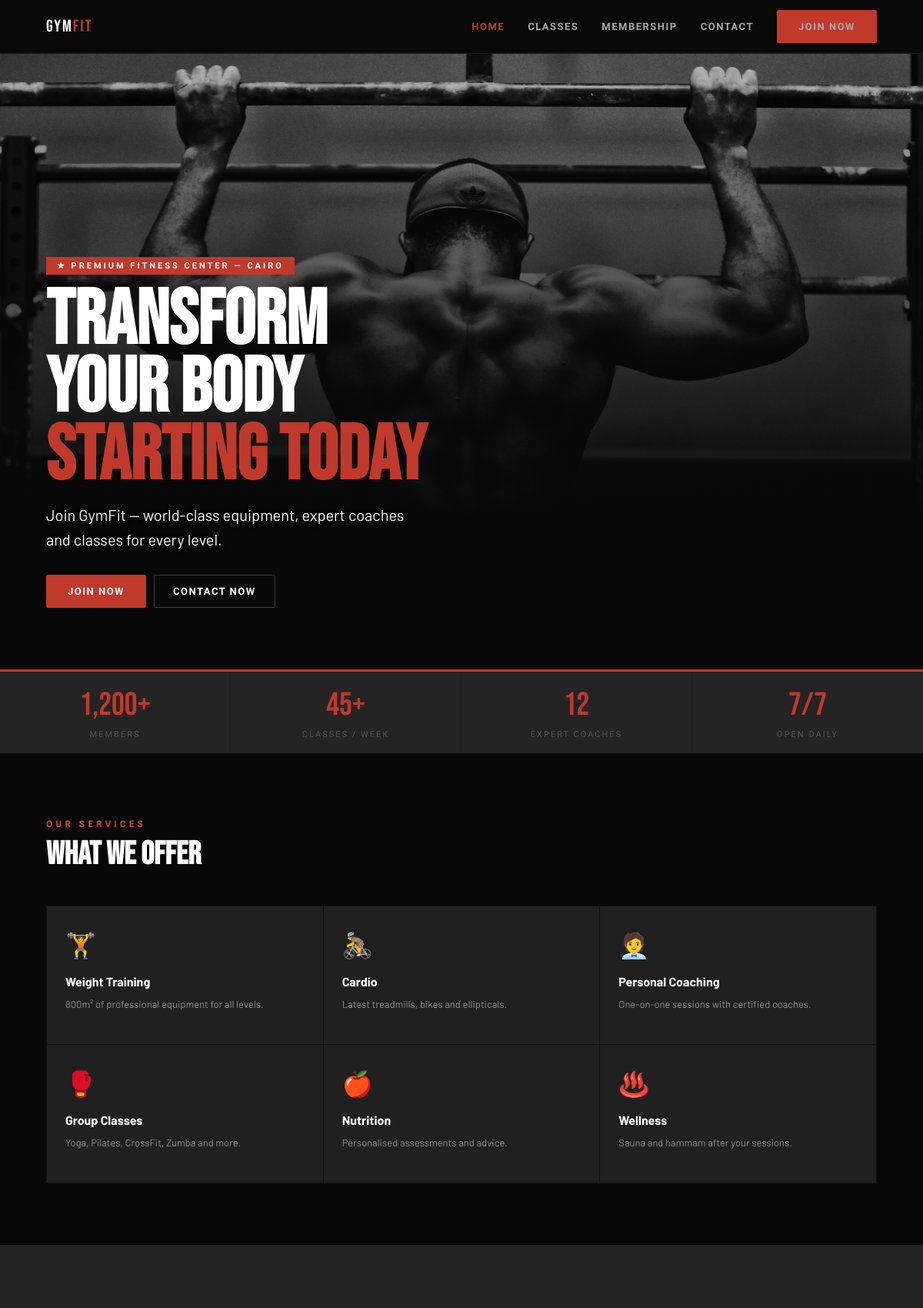
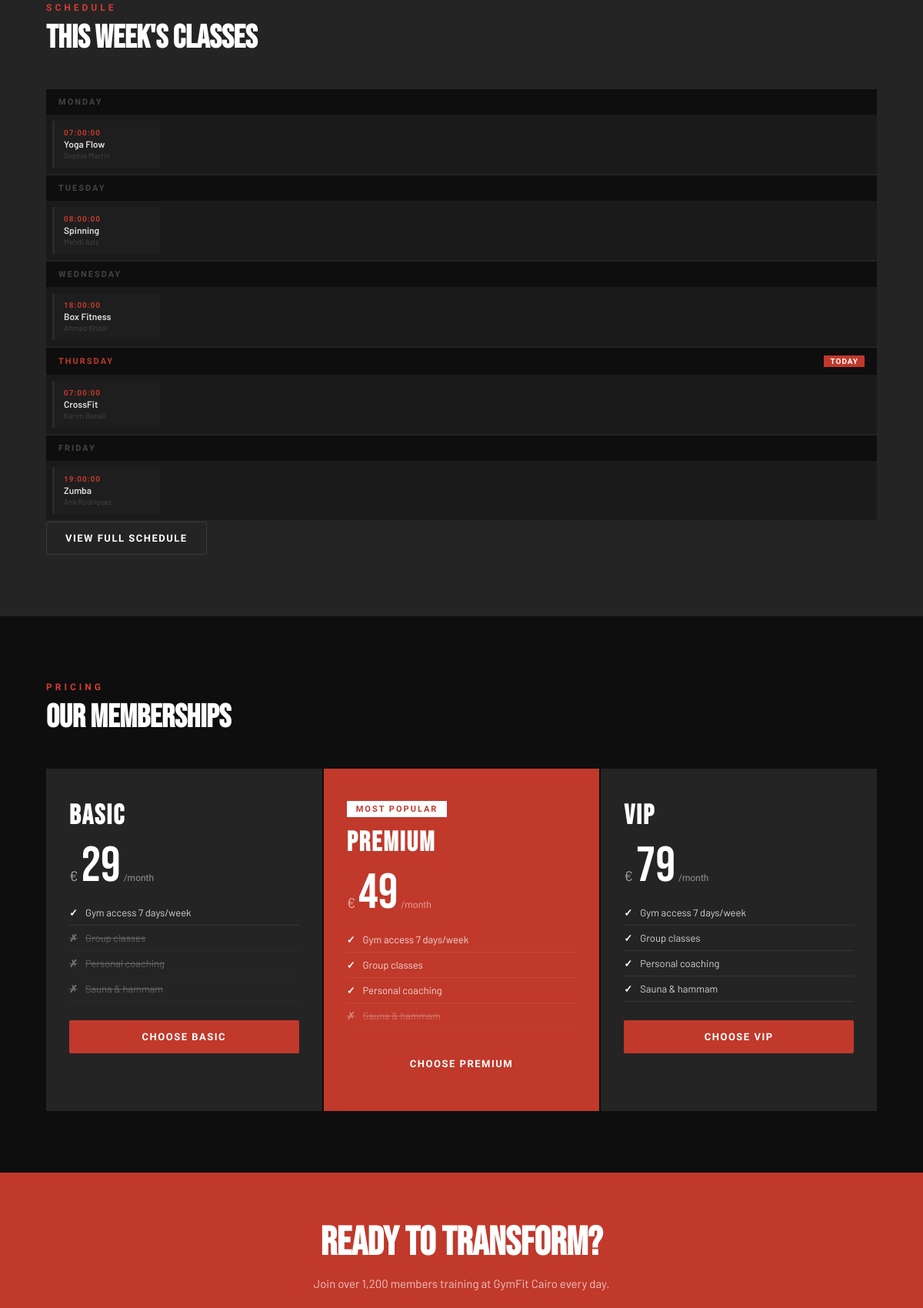
The page / (upper part) on the database its author committed (2 pictures, top to bottom).
### tables this page shows
CREATE TABLE IF NOT EXISTS courses (
    id_class     INT          AUTO_INCREMENT PRIMARY KEY,
    name         VARCHAR(100) NOT NULL,
    type         VARCHAR(50),
    level        VARCHAR(50),
    coach        VARCHAR(100),
    day          VARCHAR(20),
    start_time   TIME,
    end_time     TIME,
    max_capacity INT          DEFAULT 20
);

CREATE TABLE IF NOT EXISTS subscriptions (
    id_subscription  INT           AUTO_INCREMENT PRIMARY KEY,
    name             VARCHAR(50)   NOT NULL,
    monthly_price    DECIMAL(10,2) NOT NULL,
    description      TEXT,
    class_access     BOOLEAN       DEFAULT FALSE,
    coaching_access  BOOLEAN       DEFAULT FALSE,
    sauna_access     BOOLEAN       DEFAULT FALSE
);

### app/controllers/AbstractController.php (called while the page is built, shortened)
 <?php
abstract class AbstractController
{
protected function render(string $view, array $data = []): void
{
    require __DIR__ . '/../Views/' . $view . '.phtml';
}
}

### app/controllers/HomeController.php (called while the page is built, shortened)
<?php
class HomeController extends AbstractController
{
    public function index(): void
    {
        $days  = ['Monday','Tuesday','Wednesday','Thursday','Friday'];
        $today = date('l');
        $courseManager       = new CourseManager();
        $subscriptionManager = new SubscriptionManager();
        $coursesByDay = [];
        foreach ($days as $day) {
            $dayCourses = $courseManager->findByDay($day);
            if (!empty($dayCourses)) {
                $coursesByDay[$day] = $dayCourses;
            }
        }
        $this->render('home', [
            'title'         => 'GymFit — Premium Fitness Cairo',
            'coursesByDay'  => $coursesByDay,
            'today'         => $today,
            'subscriptions' => $subscriptionManager->findAll()
        ]);
    }
}

### index.php (called while the page is built, shortened)
<?php
$router = new Router();
$router->handleRequest($_GET);

### app/managers/AbstractManager.php (called while the page is built, shortened)
<?php
abstract class AbstractManager
{
    public function __construct()
    {
        try {
            $connexion = "mysql:host=".$_ENV["DB_HOST"].";port=3306;charset=".$_ENV["DB_CHARSET"].";dbname=".$_ENV["DB_NAME"];
            $this->db = new PDO(
                $connexion,
                $_ENV["DB_USER"],
                $_ENV["DB_PASSWORD"]
            );
        }catch (PDOException $e){
            die('Connexion échouée : ' . $e->getMessage());
        }
    }
}

### app/managers/CourseManager.php (called while the page is built, shortened)
<?php
class CourseManager extends AbstractManager
{
    public function findByDay(string $day): array
    {
        $query = $this->db->prepare(
            'SELECT * FROM courses WHERE day = :day ORDER BY start_time'
        );
        $query->execute(['day' => $day]);
        $rows = $query->fetchAll(PDO::FETCH_ASSOC);
        $courses = [];
        foreach ($rows as $row) {
            $course = new Course(
                $row['name'],
                $row['type'],
                $row['level'],
                $row['coach'],
                $row['day'],
                $row['start_time'],
                $row['end_time'],
                $row['max_capacity'],
                $row['id_class']
            );
            $courses[] = $course;
        }
        return $courses;
    }
}

### app/models/Course.php (called while the page is built, shortened)
<?php
class Course {
    public function getName(): string {
        return $this->name;
    }
    public function getCoach(): string {
        return $this->coach;
    }
    public function getStartTime(): string {
        return $this->startTime;
    }
}

### app/managers/SubscriptionManager.php (called while the page is built, shortened)
<?php
class SubscriptionManager extends AbstractManager
{
    public function findAll(): array
    {
        $query = $this->db->prepare(
            'SELECT * FROM subscriptions ORDER BY monthly_price'
        );
        $query->execute();
        $rows = $query->fetchAll(PDO::FETCH_ASSOC);
        $subscriptions = [];
        foreach ($rows as $row) {
            $subscription = new Subscription(
                $row['name'],
                $row['monthly_price'],
                $row['class_access'],
                $row['coaching_access'],
                $row['sauna_access'],
                $row['description'],
                $row['id_subscription']
            );
            $subscriptions[] = $subscription;
        }
        return $subscriptions;
    }
}

### app/models/Subscription.php (called while the page is built, shortened)
<?php
class Subscription {
    public function getName(): string {
        return $this->name;
    }
    public function getMonthlyPrice(): float {
        return $this->monthlyPrice;
    }
    public function hasClassAccess(): bool {
        return $this->classAccess;
    }
    public function hasCoachingAccess(): bool {
        return $this->coachingAccess;
    }
    public function hasSaunaAccess(): bool {
        return $this->saunaAccess;
    }
}

### app/views/home.phtml (the view, shortened to what this page needs)
<?php require_once __DIR__ . '/layout/header.phtml'; ?>
<?php
$today         = $data['today']         ?? date('l');
$coursesByDay  = $data['coursesByDay']  ?? [];
$subscriptions = $data['subscriptions'] ?? [];
?>
<section class="hero">
    <img src="public/assets/img/hero-gym2.webp" alt="Gym training session" class="hero-img">
    <div class="hero-content">
        <p class="hero-tag">★ Premium Fitness Center — Cairo</p>
        <h1 class="hero-title">
            Transform<br>Your Body
            <em>Starting Today</em>
        </h1>
        <p class="hero-sub">
            Join GymFit — world-class equipment, expert coaches
            and classes for every level.
        </p>
        <div class="hero-btns">
            <a href="index.php?route=register" class="btn-red">Join Now</a>
            <a href="index.php?route=contact" class="btn-outline">Contact Now</a>
        </div>
    </div>
</section>
    <section class="stats-bar" aria-label="Gym statistics">
    <div class="stat">
        <span class="stat-n">1,200+</span>
        <span class="stat-l">Members</span>
    </div>
    <div class="stat">
        <span class="stat-n">45+</span>
        <span class="stat-l">Classes / Week</span>
    </div>
    <div class="stat">
        <span class="stat-n">12</span>
        <span class="stat-l">Expert Coaches</span>
    </div>
    <div class="stat">
        <span class="stat-n">7/7</span>
        <span class="stat-l">Open Daily</span>
    </div>
</section>
    <section class="services-section" aria-label="Gym services">
        <span class="sec-tag">Our Services</span>
        <h2 class="sec-title">What We Offer</h2>
        <ul class="services-grid">
            <li class="service-card">
                <span class="service-ico" aria-hidden="true">🏋️</span>
                <h3 class="service-name">Weight Training</h3>
                <p class="service-desc">800m² of professional equipment for all levels.</p>
            </li>
            <li class="service-card">
                <span class="service-ico" aria-hidden="true">🚴</span>
                <h3 class="service-name">Cardio</h3>
                <p class="service-desc">Latest treadmills, bikes and ellipticals.</p>
            </li>
            <li class="service-card">
                <span class="service-ico" aria-hidden="true">🧑‍💼</span>
                <h3 class="service-name">Personal Coaching</h3>
                <p class="service-desc">One-on-one sessions with certified coaches.</p>
            </li>
            <li class="service-card">
                <span class="service-ico" aria-hidden="true">🥊</span>
                <h3 class="service-name">Group Classes</h3>
                <p class="service-desc">Yoga, Pilates, CrossFit, Zumba and more.</p>
            </li>
            <li class="service-card">
                <span class="service-ico" aria-hidden="true">🍎</span>
                <h3 class="service-name">Nutrition</h3>
                <p class="service-desc">Personalised assessments and advice.</p>
            </li>
            <li class="service-card">
                <span class="service-ico" aria-hidden="true">♨️</span>
                <h3 class="service-name">Wellness</h3>
                <p class="service-desc">Sauna and hammam after your sessions.</p>
            </li>
        </ul>
    </section>
    <section class="planning-section">
        <p class="sec-tag">Schedule</p>
        <h2 class="sec-title">This Week's Classes</h2>
        <?php foreach ($coursesByDay as $day => $dayCourses): ?>
            <div class="day-block">
                <h3 class="day-hd <?= $day === $today? 'today' : '' ?>">
                    <span><?= htmlspecialchars($day) ?></span>
                    <?php if ($day === $today): ?>
                        <span class="today-badge">Today</span>
                    <?php endif; ?>
                </h3>
                <div class="slots-row">
                    <?php foreach ($dayCourses as $course): ?>
                        <div class="slot">
                            <div class="slot-t">
                                <?= htmlspecialchars($course->getStartTime()) ?>
                            </div>
                            <div class="slot-n">
                                <?= htmlspecialchars($course->getName()) ?>
                            </div>
                            <div class="slot-c">
                                <?= htmlspecialchars($course->getCoach()) ?>
                            </div>
                        </div>
                    <?php endforeach; ?>
                </div>
            </div>
        <?php endforeach; ?>
        <div class="view-all-wrap">
            <a href="index.php?route=classes" class="btn-outline">
                View Full Schedule
            </a>
        </div>
    </section>
<section class="memberships-section">
    <p class="sec-tag">Pricing</p>
    <h2 class="sec-title">Our Memberships</h2>
    <div class="plans-grid">
        <?php foreach ($subscriptions as $subscription): ?>
            <div class="plan-card <?= $subscription->getName() === 'Premium' ? 'featured' : '' ?>">
                <?php if ($subscription->getName() === 'Premium'): ?>
                    <div class="plan-badge">Most Popular</div>
                <?php endif; ?>
                <h3 class="plan-name">
                    <?= htmlspecialchars($subscription->getName()) ?>
                </h3>
                <div class="plan-price">
                    <span class="p-cur">€</span>
                    <span class="p-amt"><?= htmlspecialchars((string) $subscription->getMonthlyPrice()) ?></span>
                    <span class="p-per">/month</span>
                </div>
                <ul class="plan-feats">
                    <li>Gym access 7 days/week</li>
                    <li class="<?= $subscription->hasClassAccess() ? '' : 'no' ?>">
                        Group classes
                    </li>
                    <li class="<?= $subscription->hasCoachingAccess() ? '' : 'no' ?>">
                        Personal coaching
                    </li>
                    <li class="<?= $subscription->hasSaunaAccess() ? '' : 'no' ?>">
                        Sauna & hammam
                    </li>
                </ul>
                <a href="index.php?route=register" class="btn-red plan-cta">
                    Choose <?= htmlspecialchars($subscription->getName()) ?>
                </a>
            </div>
        <?php endforeach; ?>
    </div>
</section>
<section class="cta-section">
    <h2 class="cta-title">Ready to Transform?</h2>
    <p class="cta-desc">
        Join over 1,200 members training at GymFit Cairo every day.
    </p>
</section>
<?php require_once __DIR__ . '/layout/footer.phtml'; ?>

### public/assets/css/main.css (style rules this page uses)
:root { --red: #C0392B; --red-d: #96281B; --black: #0e0e0e; --dark: #1A1A1A; --dark2: #242424; --white: #ffffff; --gray: #f5f5f5; --font-display: 'Bebas Neue', sans-serif; --font-ui: 'Barlow Condensed', sans-serif; --font-body: 'Barlow', sans-serif; }
* { box-sizing: border-box; margin: 0; padding: 0; }
body { font-family: var(--font-body); background: var(--black); color: var(--white); }
a { color: inherit; }
img { max-width: 100%; display: block; }
.hero { position: relative; min-height: 100vh; background: var(--black); display: flex; align-items: flex-end; padding-bottom: 40px; overflow: hidden; }
.hero-img { position: absolute; inset: 0; width: 100%; height: 100%; object-fit: cover; object-position: center top; display: block; z-index: 0; }
.hero::after { content: ''; position: absolute; inset: 0; background: linear-gradient(to top, #080808 25%, rgba(8,8,8,.7) 60%, rgba(8,8,8,.25) 100%); z-index: 1; }
.hero-content { position: relative; z-index: 2; padding: 0 20px; width: 100%; }
.hero-tag { display: inline-block; background: var(--red); color: #fff; font-family: var(--font-ui); font-size: 11px; font-weight: 700; letter-spacing: 3px; text-transform: uppercase; padding: 5px 14px; margin-bottom: 16px; }
.hero-title { font-family: var(--font-display); font-size: 52px; line-height: .88; color: #fff; margin-bottom: 16px; }
.hero-title em { color: var(--red); font-style: normal; display: block; }
.hero-content .hero-sub { font-size: 20px; color: var(--white); line-height: 1.6; margin-bottom: 30px; max-width: 500px; text-shadow: 0 2px 6px rgba(0, 0, 0, 0.9); }
.hero-btns { display: flex; flex-direction: column; gap: 10px; }
.stats-bar { background: var(--dark2); border-top: 3px solid var(--red); display: grid; grid-template-columns: 1fr 1fr; }
.stat { text-align: center; padding: 18px 10px; border-right: 1px solid #1e1e1e; border-bottom: 1px solid #1e1e1e; }
.stat:nth-child(2n) { border-right: none; }
.stat:nth-child(3), .stat:nth-child(4) { border-bottom: none; }
.stat-n { font-family: var(--font-display); font-size: 30px; color: var(--red); display: block; }
.stat-l { font-family: var(--font-ui); font-size: 11px; color: #555; letter-spacing: 2px; text-transform: uppercase; }
.sec-tag { font-family: var(--font-ui); font-size: 11px; font-weight: 700; color: var(--red); letter-spacing: 4px; text-transform: uppercase; margin-bottom: 10px; }
.sec-title { font-family: var(--font-display); font-size: 36px; color: #fff; margin-bottom: 28px; line-height: 1; }
.btn-red { background: var(--red); color: #fff; border: none; padding: 14px 28px; font-family: var(--font-ui); font-size: 13px; font-weight: 700; letter-spacing: 1.5px; text-transform: uppercase; cursor: pointer; border-radius: 2px; text-decoration: none; display: inline-block; text-align: center; }
.btn-outline { background: transparent; color: #fff; border: 1px solid #3a3a3a; padding: 13px 24px; font-family: var(--font-ui); font-size: 13px; font-weight: 700; letter-spacing: 1.5px; text-transform: uppercase; cursor: pointer; border-radius: 2px; text-decoration: none; display: inline-block; text-align: center; }
.today-badge { font-size: 10px; background: var(--red); color: #fff; padding: 2px 8px; letter-spacing: 1px; }
.plan-badge { display: inline-block; background: #fff; color: var(--red); font-family: var(--font-ui); font-size: 11px; font-weight: 700; letter-spacing: 2px; text-transform: uppercase; padding: 4px 12px; margin-bottom: 12px; }
@media (min-width: 1024px) { .hero { min-height: 100vh; padding-bottom: 80px; } }
@media (min-width: 1024px) { .hero-content { padding: 0 60px; max-width: 700px; } }
@media (min-width: 1024px) { .hero-title { font-size: 100px; } }
@media (min-width: 1024px) { .hero-sub { font-size: 17px; max-width: 520px; } }
@media (min-width: 1024px) { .hero-btns { flex-direction: row; } }
@media (min-width: 1024px) { .hero-btns .btn-red, .hero-btns .btn-outline { width: auto; } }
@media (min-width: 1024px) { .stats-bar { grid-template-columns: repeat(4, 1fr); } }
@media (min-width: 1024px) { .stat { border-bottom: none; } }
@media (min-width: 1024px) { .stat:nth-child(2n) { border-right: 1px solid #1e1e1e; } }
@media (min-width: 1024px) { .stat:last-child { border-right: none; } }
@media (min-width: 1024px) { .stat-n { font-size: 42px; } }
@media (min-width: 1024px) { .sec-title { font-size: 52px; margin-bottom: 40px; } }

### rows shown on the page
courses: start_time "07:00:00", name "Yoga Flow", coach "Sophie Martin"
courses: start_time "08:00:00", name "Spinning", coach "Mehdi Aziz"
courses: start_time "18:00:00", name "Box Fitness", coach "Ahmed Khalil"
courses: start_time "07:00:00", name "CrossFit", coach "Karim Benali"
courses: day "FRIDAY", start_time "19:00:00", name "Zumba", coach "Ana Rodriguez"
subscriptions: name "Basic", monthly_price "29", name "BASIC"
subscriptions: shows "MOST POPULAR", name "Premium", monthly_price "49", name "PREMIUM"
subscriptions: name "VIP", monthly_price "79"

### other values the page prints
$day "MONDAY"
$day "TUESDAY"
$day "WEDNESDAY"
$day "THURSDAY"
